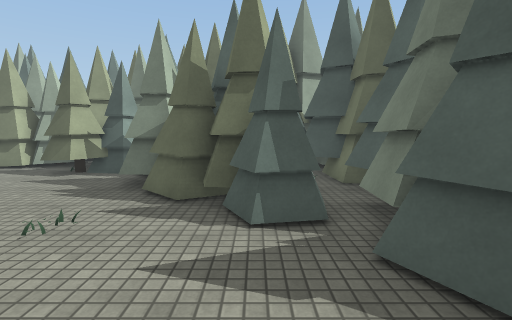
View 1 (above)

20 first-person views from a walk through a Unity game level. The camera is 1.5 m above the floor, tilts 6° down and sees 85° across. The floor is counted in squares, 1 m on a side. Each view is taken from the middle of a square. On the plan, view 1 faces up. The plan holds only what a view shows up to about 14 squares ahead; the rest is blank. The place goes on beyond the plan. The player character is not drawn. Some surface patterns are stand-ins.

View 2
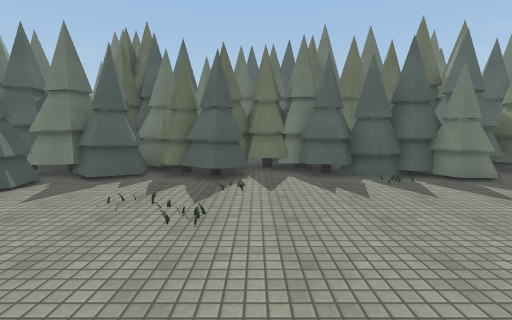

View 3
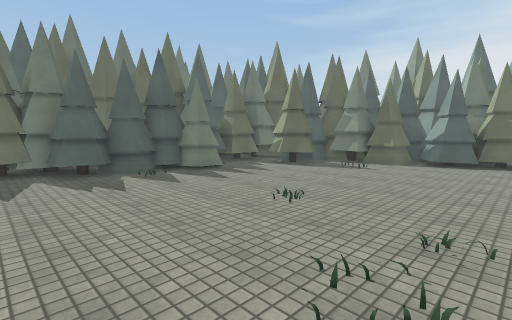

View 4
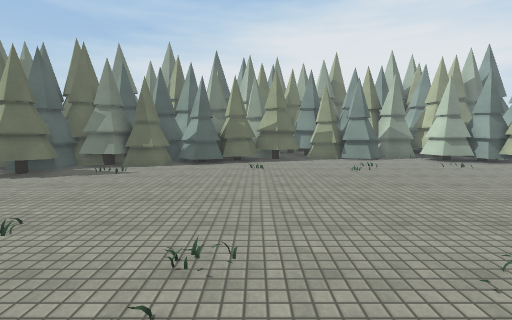

View 5
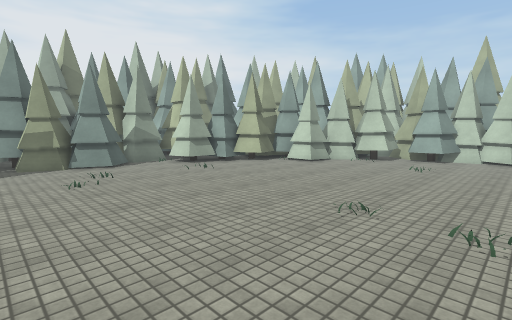

View 6
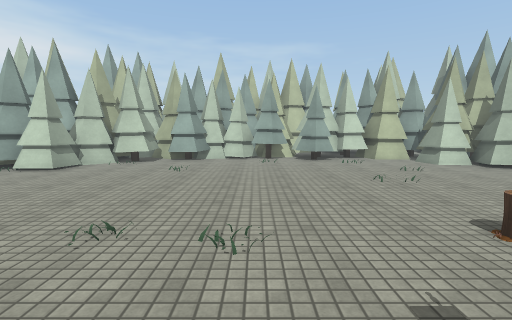

View 7
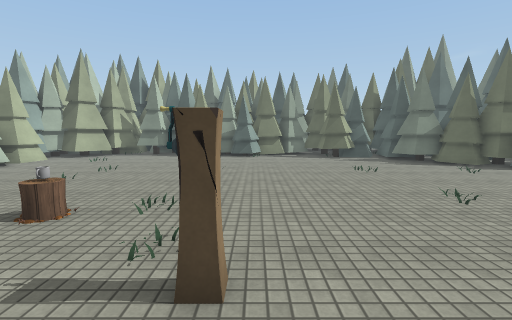

View 8
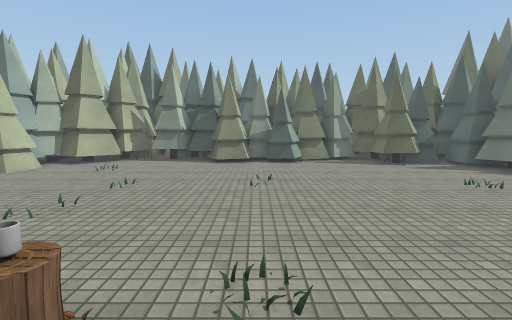

View 9
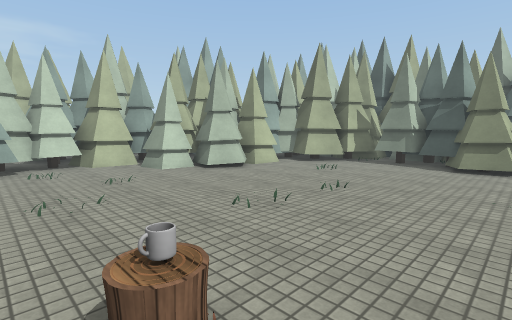

View 10
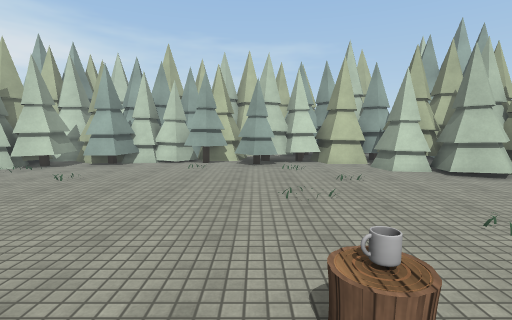

View 11
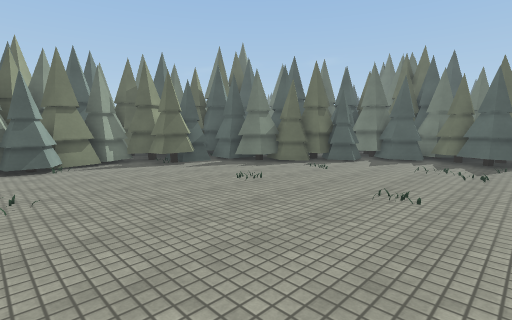

View 12
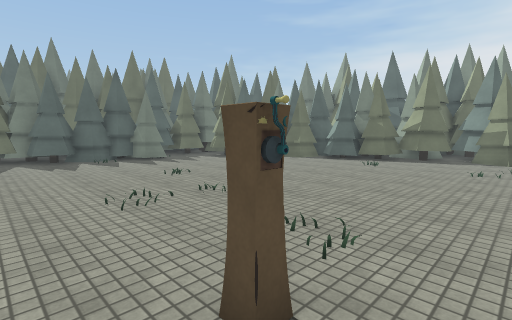

View 13
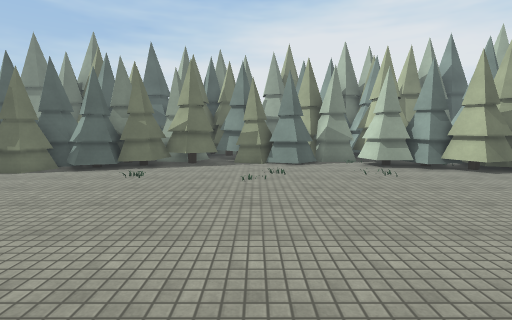

View 14
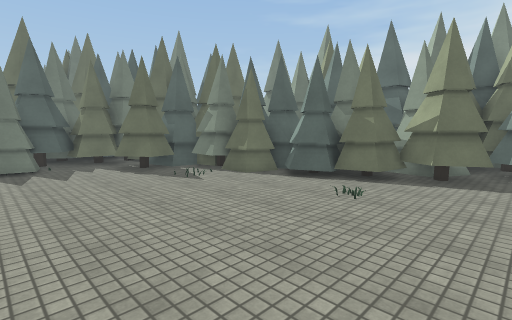

View 15
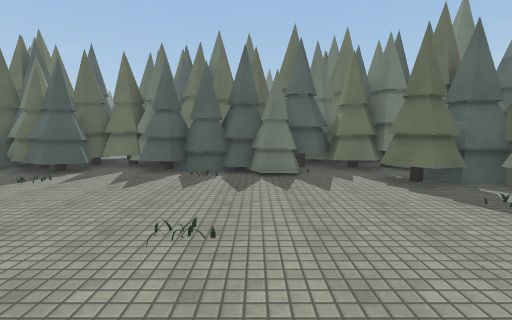

View 16
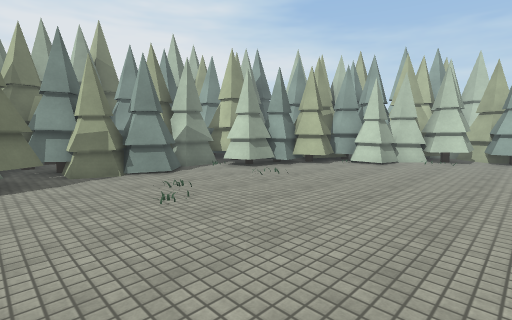

View 17
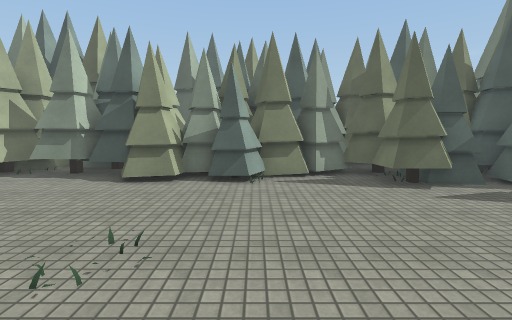

View 18
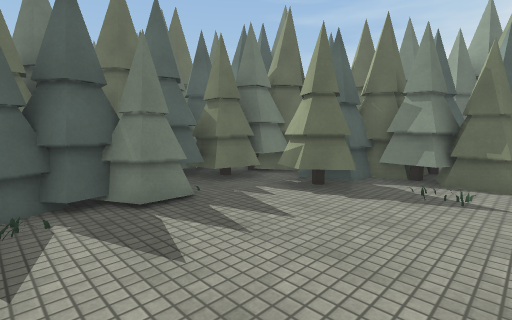

View 19
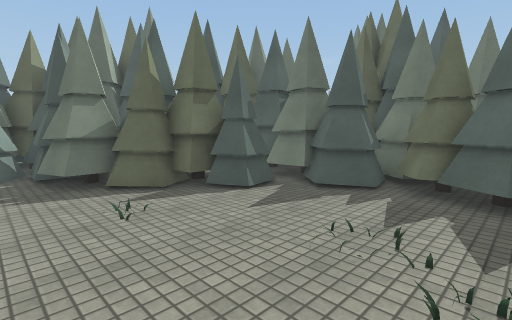

View 20
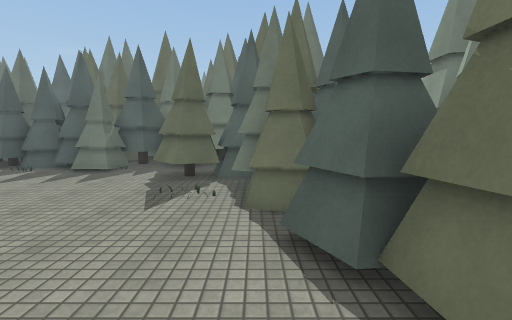

### Floor plan
Key: @ floor where view 1 was taken; # wall or solid block; . floor; / step, stairs or slope; = window, fence, low wall or low ledge; C cone; S stump; M mug; O other object.
Columns run from 26 left of view 1 to 6 right of it. Each row starts with its distance up from view 1.
 12                 ####
 11      #############.##
 10     ###....##.##...####
  9     #=.............##.##
  8     #.................###
  7     #..................###
  6    ##...................###
  5    ##.....................####
  4   ##........................## C
  3 ####........................CCCO
  2 #...........................CCCCC
  1 #.......................//..CCCCC
  0 #.......................//@.CCC C
 -1 ##.........MS..........//./.CCC
 -2 ##......................../.C.CC
 -3 ##............O...............CO
 -4 ##............OO............CCCC
 -5 #...........................CC C
 -6 #...........................CCCCC
 -7 #...........................CCCCO
 -8 ##..........................CCCO
 -9 ##..........................CCCOC
-10  ##..........................CCCC
-11  ##..........................CCC
-12   #.......................##.CCC
-13   ###....................######
-14    ##...................==##  #
-15     ###...............#####
-16      #####.........#####
-17         ##......#####
-18          #..######
-19          #####

Positions as (right, up) in squares from view 1, and headings:
1: (0, 0), facing up
2: (-7, -2), facing right
3: (-8, -2), facing down-right
4: (-8, -3), facing down
5: (-10, -5), facing down-left
6: (-11, -5), facing left
7: (-11, -6), facing up
8: (-13, -3), facing up
9: (-13, -2), facing up-left
10: (-13, -2), facing left
11: (-13, -2), facing up-right
12: (-13, -2), facing down-right
13: (-12, -5), facing down
14: (-11, -8), facing down-right
15: (-8, -8), facing right
16: (-9, -8), facing down-left
17: (-11, 2), facing up
18: (-4, -6), facing down-right
19: (-5, -1), facing up-right
20: (-9, -15), facing right
